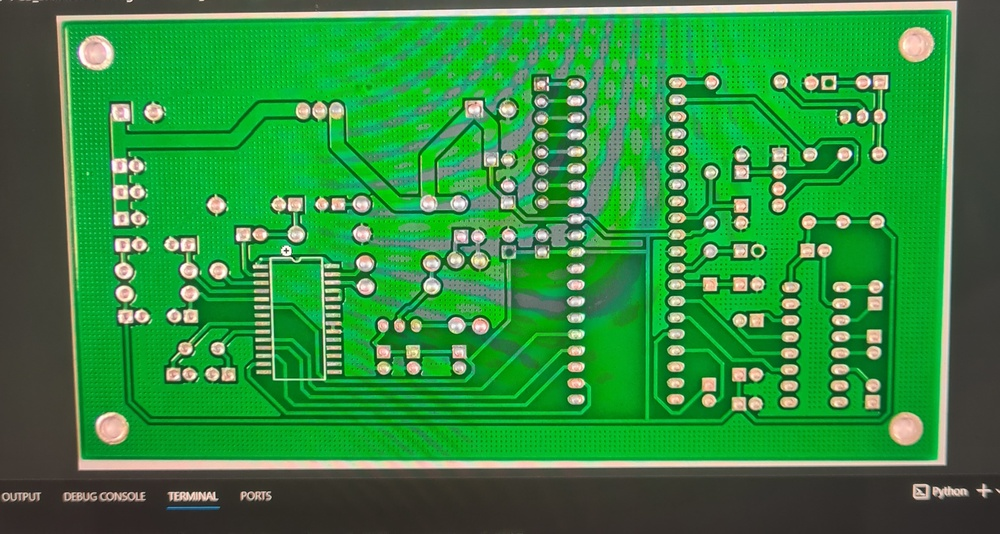
#> input picture Sol-1 Image analyse/Cropping Test photos/pcb15.jpg, 1000 x 534 px, shrunk from 3024 x 1616 before the run, found by its file name; its folder holds only this picture in this run
$ python 'Green PCB Cropper.py'
#> lines starting #> are read from the running program, lines starting #| are printed output that depends on the picture; after the words box and inside, x2 and y2 are one past the last pixel; in counts of white or black regions, pixels touching at a corner belong together
import cv2
import numpy as np
import os

# Define the input and output directories
input_dir = "boo12\Sol-1 image analyse\Cropping Test photos"
output_dir = "boo12\Sol-1 image analyse\Cropped photos"

# Create the output directory if it does not exist
if not os.path.exists(output_dir):
    os.makedirs(output_dir)


# Loop through the input images
for filename in os.listdir(input_dir):
    # Read the image as a numpy array
    img = cv2.imread(os.path.join(input_dir, filename))
#> img is the input picture: shape (534, 1000, 3); mean B, G, R 62.8, 139.7, 48.3

    # Convert the image to grayscale
    gray = cv2.cvtColor(img, cv2.COLOR_BGR2GRAY)
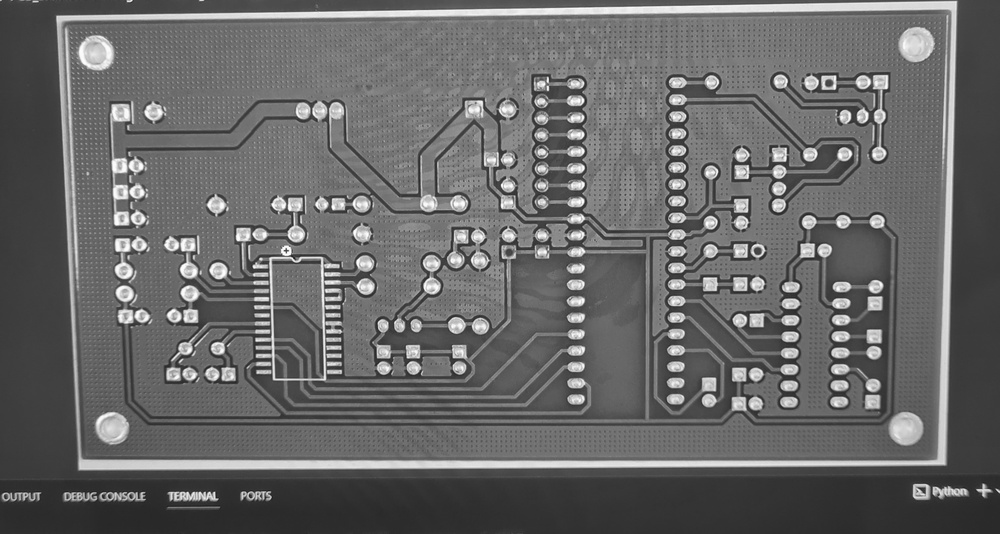
#> gray: shape (534, 1000); min 23, max 255, mean 103.6

    # Apply adaptive thresholding to binarize the image
    thresh = cv2.adaptiveThreshold(gray, 255, cv2.ADAPTIVE_THRESH_MEAN_C,
                                   cv2.THRESH_BINARY_INV, 11, 5)
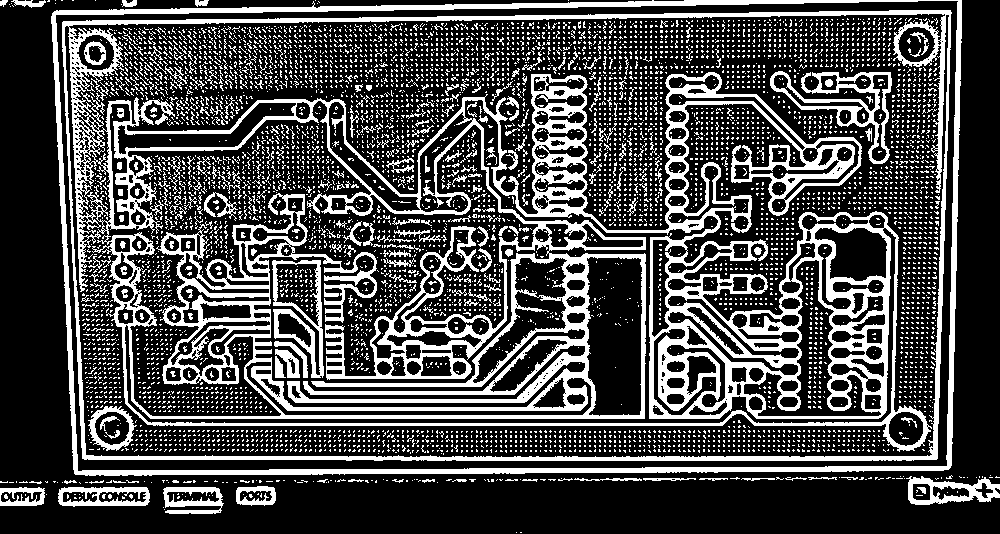
#> thresh: shape (534, 1000); 28% white; 6810 white regions (6560 under 20 px), largest, box (x1, y1, x2, y2) and area: (62, 10, 952, 461) 86378, (51, 0, 962, 476) 13481, (770, 71, 892, 164) 2439

    # Dilate thresholded image to connect all parts of PCB
    kernel = np.ones((5,5),np.uint8)
    dilation = cv2.dilate(thresh,kernel,iterations = 1)
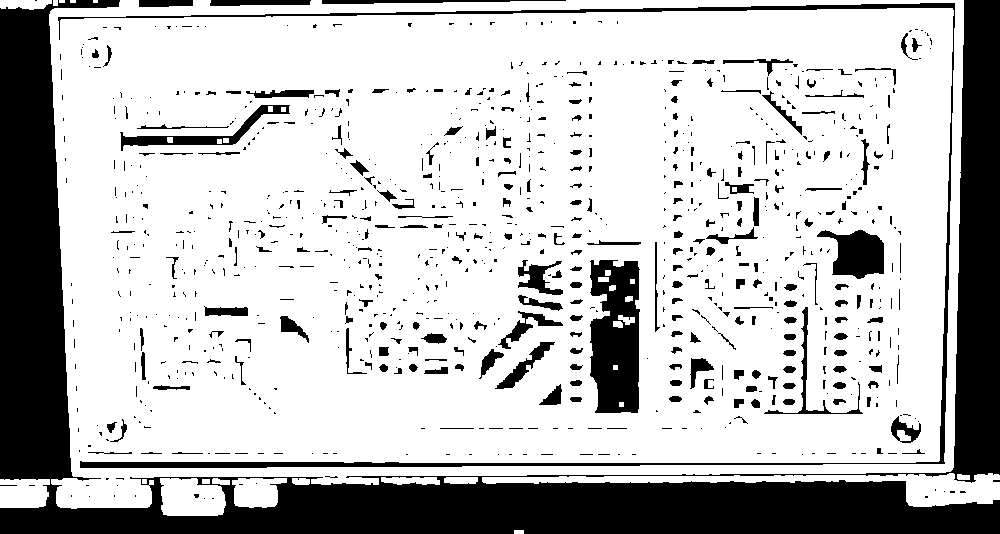
#> dilation: shape (534, 1000); 75.4% white; 932 black regions (675 under 20 px)
    # This step helps to avoid gaps or holes in the PCB contour

    # Find contours on dilated image
    contours, hierarchy = cv2.findContours(dilation,
                                           cv2.RETR_EXTERNAL,
                                           cv2.CHAIN_APPROX_SIMPLE)
#> contours = 18 contours, 4 with area under 20; largest, box (x1, y1, x2, y2) and area: (49, 0, 964, 509) 427196, (482, 473, 1000, 507) 4820, (160, 478, 226, 516) 2066, (0, 479, 50, 508) 1248, (232, 478, 287, 508) 1204
    # This step finds the outermost contours of the PCB

    # Find the largest contour, assuming it is the PCB
    max_area = 0
    max_contour = None
    for contour in contours:
        area = cv2.contourArea(contour)
        if area > max_area:
            max_area = area
            max_contour = contour
#> this loop made 18 passes
#> (area, max_area, max_contour) on passes 1 to 2: (27, 27, [[514, 530], [514, 533], [523, 533], [523, 530]]), (28, 28, [[202, 479], [202, 483], [209, 483], [209, 479]])
#> (area, max_area) on passes 4, 8, 12, 13: (1247.5, 1247.5), (2066.5, 2066.5), (4820.5, 4820.5), (427196.5, 427196.5)
#> after the loop, max_area = 427196.5; max_contour = contour of 239 points, box (x1, y1, x2, y2) (49, 0, 964, 509), area 427196

    # Find the bounding rectangle of the PCB
    x, y, w, h = cv2.boundingRect(max_contour)
#> x = 49; y = 0; w = 915; h = 509

    # Add a buffer/margin to avoid cropping too much
    buffer = 10  # Adjust this value as needed
    x = max(0, x - buffer)
#> x = 39
    y = max(0, y - buffer)
    w += 2 * buffer
#> w = 935
    h += 2 * buffer
#> h = 529
    # This step adds some extra space around the PCB contour

    # Crop the image using the bounding rectangle with added buffer
    cropped = img[y:y+h, x:x+w]
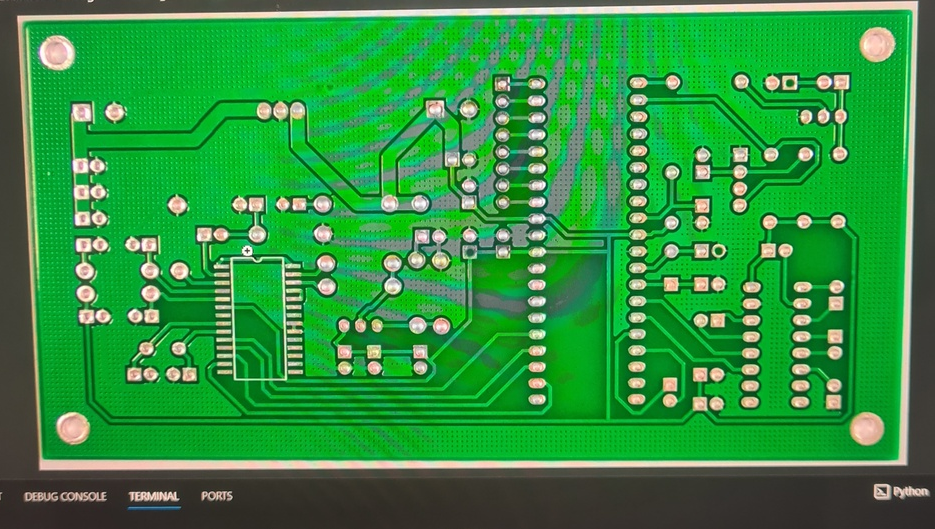
#> cropped: shape (529, 935, 3); mean B, G, R 63.5, 146.1, 47.2

    # Save the cropped image to output directory
    cv2.imwrite(os.path.join(output_dir, filename), cropped)

    print("done")

$ run again, on Sol-1 Image analyse/Cropping Test photos/pcb6.png
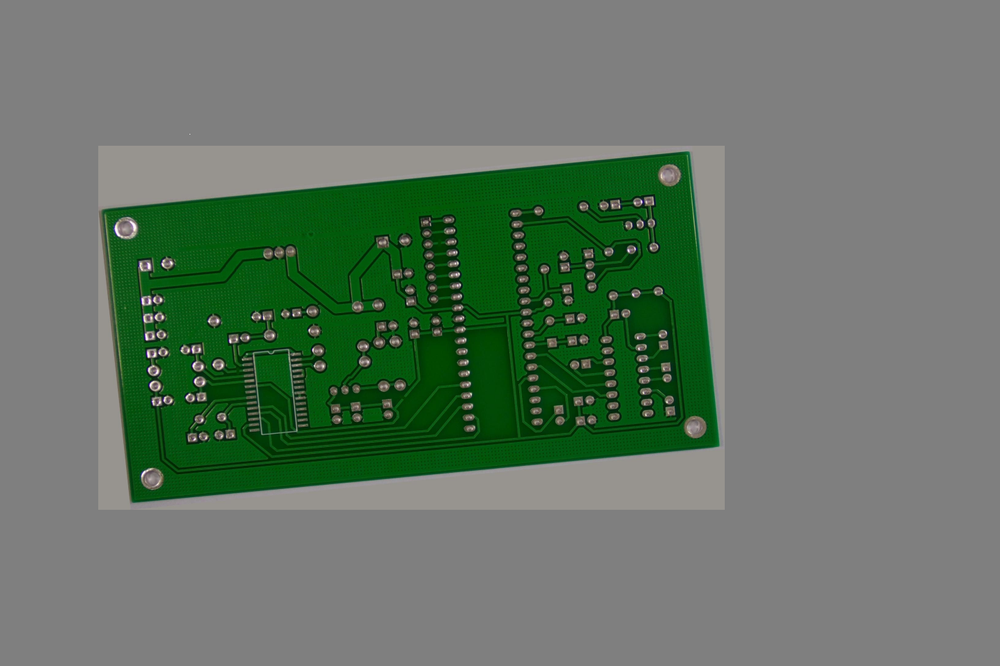
#> input picture Sol-1 Image analyse/Cropping Test photos/pcb6.png, 1000 x 666 px, shrunk from 1435 x 955 before the run, found by its file name
#> img is the input picture: shape (666, 1000, 3); mean B, G, R 100.8, 116.4, 99.8
#> `thresh = cv2.adaptiveThreshold(gray, 255, cv2.ADAPTIVE_THRESH_MEAN_C, ..`:
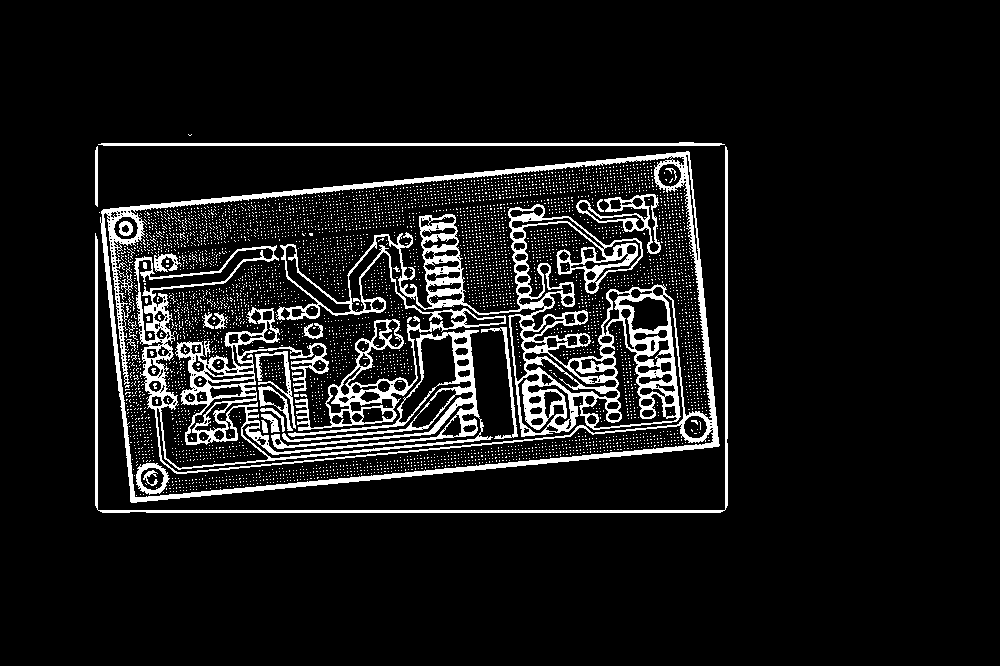
#> thresh: shape (666, 1000); 9.3% white; 5249 white regions (5221 under 20 px), largest, box (x1, y1, x2, y2) and area: (100, 151, 720, 503) 43290, (95, 146, 728, 513) 3746, (98, 142, 725, 146) 1880
#> dilation: shape (666, 1000); 26.9% white; 2 white regions
#> contours = 2 contours; box (x1, y1, x2, y2) and area: (93, 140, 730, 515) 237043, (186, 132, 194, 138) 34
#> the loop `for contour in contours:` made 2 passes
#> (area, max_area) on pass 1: (237043, 237043)
#> after the loop `for contour in contours:`: max_area = 237043; max_contour = contour of 57 points, box (x1, y1, x2, y2) (93, 140, 730, 515), area 237043
#> `x, y, w, h = cv2.boundingRect(max_contour)`: x = 93; y = 140; w = 637; h = 375
#> `x = max(0, x - buffer)`: x = 83
#> `y = max(0, y - buffer)`: y = 130
#> `w += 2 * buffer`: w = 657
#> `h += 2 * buffer`: h = 395
#> `cropped = img[y:y+h, x:x+w]`:
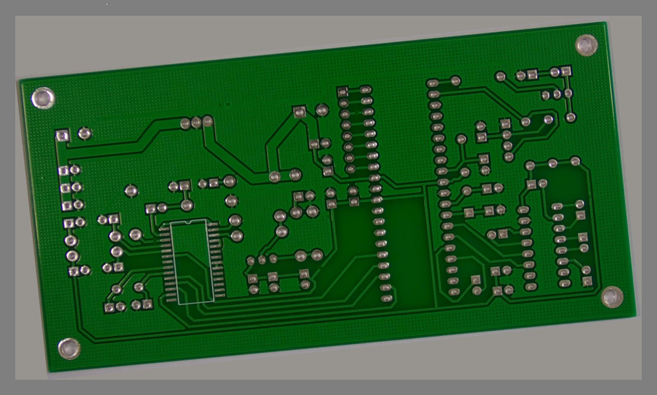
#> cropped: shape (395, 657, 3); mean B, G, R 59.8, 99.9, 57.1
